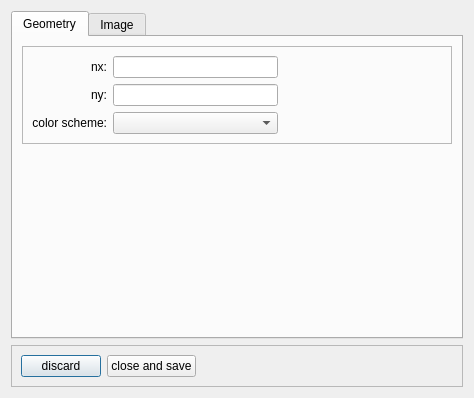
<?xml version="1.0" encoding="UTF-8"?>
<ui version="4.0">
 <class>PreferencesDialog</class>
 <widget class="QDialog" name="PreferencesDialog">
  <property name="geometry">
   <rect>
    <x>0</x>
    <y>0</y>
    <width>474</width>
    <height>398</height>
   </rect>
  </property>
  <property name="windowTitle">
   <string>Preferences</string>
  </property>
  <layout class="QVBoxLayout" name="verticalLayout">
   <item>
    <widget class="QTabWidget" name="_tab">
     <property name="currentIndex">
      <number>0</number>
     </property>
     <widget class="QWidget" name="_tab_geometry">
      <attribute name="title">
       <string>Geometry</string>
      </attribute>
      <layout class="QVBoxLayout" name="verticalLayout_2">
       <item>
        <widget class="QFrame" name="_frm2">
         <property name="frameShape">
          <enum>QFrame::Shape::StyledPanel</enum>
         </property>
         <property name="frameShadow">
          <enum>QFrame::Shadow::Raised</enum>
         </property>
         <layout class="QGridLayout" name="gridLayout">
          <item row="0" column="0">
           <widget class="QLabel" name="_lbl_nx">
            <property name="text">
             <string>nx:</string>
            </property>
            <property name="alignment">
             <set>Qt::AlignmentFlag::AlignRight|Qt::AlignmentFlag::AlignTrailing|Qt::AlignmentFlag::AlignVCenter</set>
            </property>
           </widget>
          </item>
          <item row="1" column="0">
           <widget class="QLabel" name="_lbl_ny">
            <property name="text">
             <string>ny:</string>
            </property>
            <property name="alignment">
             <set>Qt::AlignmentFlag::AlignRight|Qt::AlignmentFlag::AlignTrailing|Qt::AlignmentFlag::AlignVCenter</set>
            </property>
           </widget>
          </item>
          <item row="0" column="2">
           <spacer name="_spc1">
            <property name="orientation">
             <enum>Qt::Orientation::Horizontal</enum>
            </property>
            <property name="sizeHint" stdset="0">
             <size>
              <width>40</width>
              <height>20</height>
             </size>
            </property>
           </spacer>
          </item>
          <item row="0" column="1">
           <widget class="QLineEdit" name="_txt_nx"/>
          </item>
          <item row="1" column="1">
           <widget class="QLineEdit" name="_txt_ny"/>
          </item>
          <item row="1" column="2">
           <spacer name="_spc2">
            <property name="orientation">
             <enum>Qt::Orientation::Horizontal</enum>
            </property>
            <property name="sizeHint" stdset="0">
             <size>
              <width>40</width>
              <height>20</height>
             </size>
            </property>
           </spacer>
          </item>
          <item row="2" column="1">
           <widget class="QComboBox" name="_cbo_geom_color_scheme"/>
          </item>
          <item row="2" column="0">
           <widget class="QLabel" name="_lbl_geom_color_scheme">
            <property name="text">
             <string>color scheme:</string>
            </property>
            <property name="alignment">
             <set>Qt::AlignmentFlag::AlignRight|Qt::AlignmentFlag::AlignTrailing|Qt::AlignmentFlag::AlignVCenter</set>
            </property>
           </widget>
          </item>
         </layout>
        </widget>
       </item>
       <item>
        <spacer name="_spc3">
         <property name="orientation">
          <enum>Qt::Orientation::Vertical</enum>
         </property>
         <property name="sizeHint" stdset="0">
          <size>
           <width>20</width>
           <height>40</height>
          </size>
         </property>
        </spacer>
       </item>
      </layout>
     </widget>
     <widget class="QWidget" name="_tab_image">
      <attribute name="title">
       <string>Image</string>
      </attribute>
      <layout class="QVBoxLayout" name="verticalLayout_3">
       <item>
        <widget class="QFrame" name="_frm_1">
         <property name="frameShape">
          <enum>QFrame::Shape::StyledPanel</enum>
         </property>
         <property name="frameShadow">
          <enum>QFrame::Shadow::Raised</enum>
         </property>
         <layout class="QGridLayout" name="gridLayout_2">
          <item row="1" column="0">
           <widget class="QLabel" name="_lbl_image_height">
            <property name="text">
             <string>height:</string>
            </property>
            <property name="alignment">
             <set>Qt::AlignmentFlag::AlignRight|Qt::AlignmentFlag::AlignTrailing|Qt::AlignmentFlag::AlignVCenter</set>
            </property>
           </widget>
          </item>
          <item row="1" column="1">
           <widget class="QLineEdit" name="_txt_image_height"/>
          </item>
          <item row="0" column="0">
           <widget class="QLabel" name="_lbl_image_width">
            <property name="text">
             <string>width:</string>
            </property>
            <property name="alignment">
             <set>Qt::AlignmentFlag::AlignRight|Qt::AlignmentFlag::AlignTrailing|Qt::AlignmentFlag::AlignVCenter</set>
            </property>
           </widget>
          </item>
          <item row="0" column="1">
           <widget class="QLineEdit" name="_txt_image_width"/>
          </item>
          <item row="0" column="2">
           <spacer name="_spc4">
            <property name="orientation">
             <enum>Qt::Orientation::Horizontal</enum>
            </property>
            <property name="sizeHint" stdset="0">
             <size>
              <width>40</width>
              <height>20</height>
             </size>
            </property>
           </spacer>
          </item>
          <item row="1" column="2">
           <spacer name="_spc5">
            <property name="orientation">
             <enum>Qt::Orientation::Horizontal</enum>
            </property>
            <property name="sizeHint" stdset="0">
             <size>
              <width>40</width>
              <height>20</height>
             </size>
            </property>
           </spacer>
          </item>
         </layout>
        </widget>
       </item>
       <item>
        <spacer name="_spc6">
         <property name="orientation">
          <enum>Qt::Orientation::Vertical</enum>
         </property>
         <property name="sizeHint" stdset="0">
          <size>
           <width>20</width>
           <height>40</height>
          </size>
         </property>
        </spacer>
       </item>
      </layout>
     </widget>
    </widget>
   </item>
   <item>
    <widget class="QFrame" name="_frm3">
     <property name="frameShape">
      <enum>QFrame::Shape::StyledPanel</enum>
     </property>
     <property name="frameShadow">
      <enum>QFrame::Shadow::Raised</enum>
     </property>
     <layout class="QHBoxLayout" name="horizontalLayout">
      <item>
       <widget class="QPushButton" name="_btn_discard">
        <property name="text">
         <string>discard</string>
        </property>
       </widget>
      </item>
      <item>
       <widget class="QPushButton" name="_btn_close_and_save">
        <property name="text">
         <string>close and save</string>
        </property>
       </widget>
      </item>
      <item>
       <spacer name="_spc7">
        <property name="orientation">
         <enum>Qt::Orientation::Horizontal</enum>
        </property>
        <property name="sizeHint" stdset="0">
         <size>
          <width>40</width>
          <height>20</height>
         </size>
        </property>
       </spacer>
      </item>
     </layout>
    </widget>
   </item>
  </layout>
 </widget>
 <resources/>
 <connections/>
</ui>
